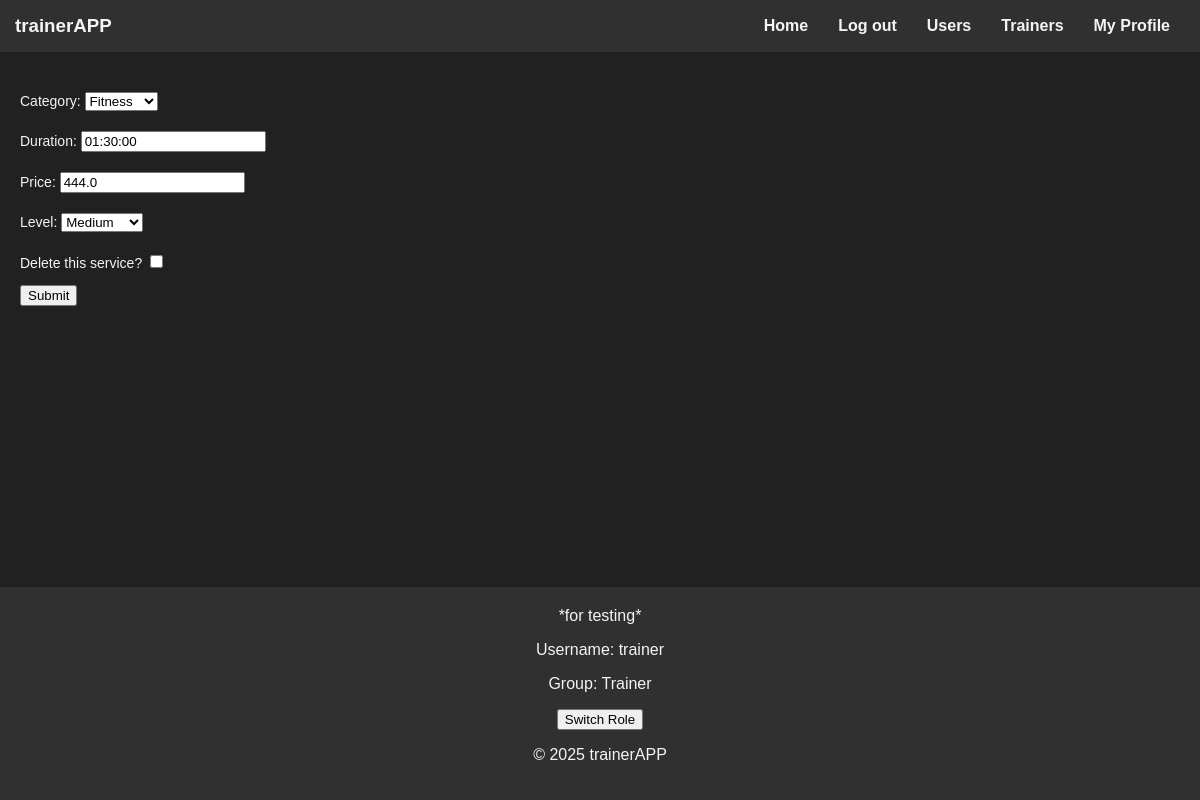
/trainer/13/service/edit/7/ (signed in), run on an earlier commit of the app's database.
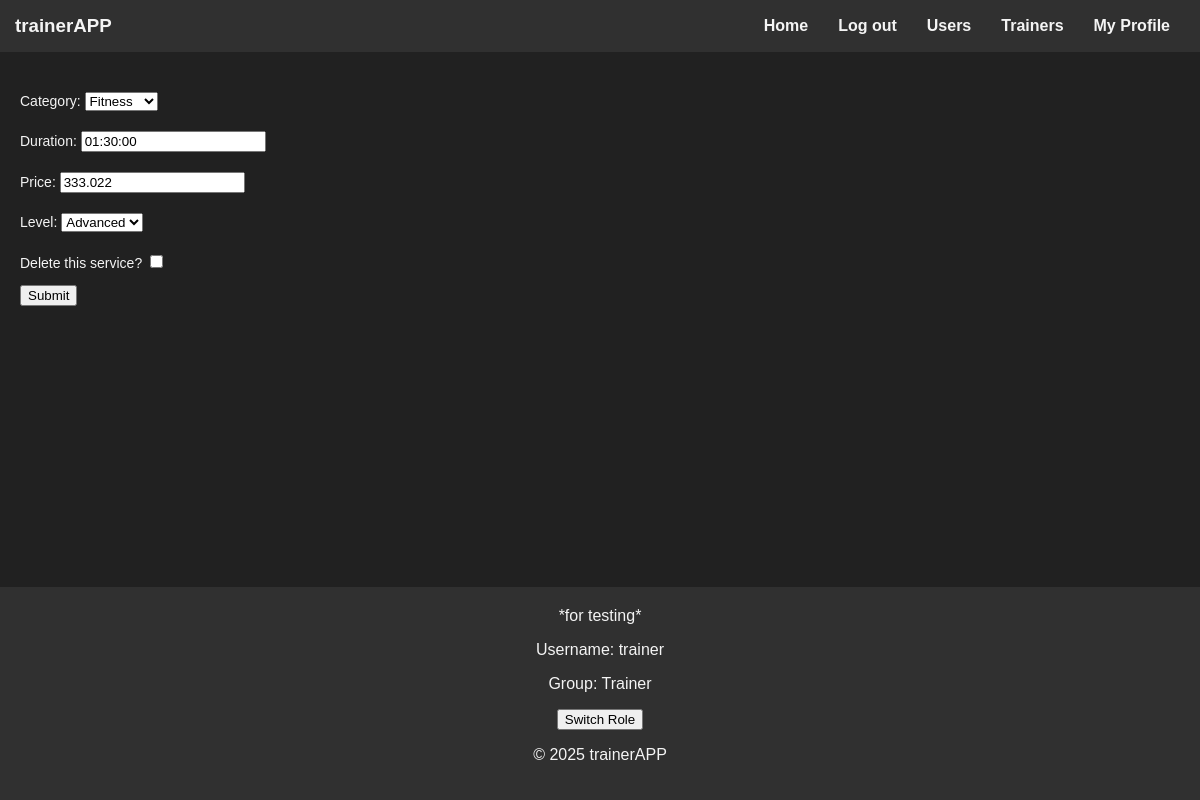
And on a later commit of the database.
### trainer/models.py (models this page shows)
class Service(models.Model):
    LEVEL_CHOICES = [(1, "Novice"),
                     (2, "Medium"),
                     (3, "Advanced"), ]
    category = models.ForeignKey(Category, on_delete=models.CASCADE)
    trainer = models.ForeignKey(User, on_delete=models.CASCADE)
    price = models.FloatField()
    level = models.IntegerField(choices=LEVEL_CHOICES)
    duration = models.DurationField()

### trainer/views.py (the view, shortened to what this page needs)
# urls.py: path("<int:trainer_id>/service/edit/<int:service_id>/", views.edit_trainer_service, name="edit_trainer_service"),
def edit_trainer_service(request, trainer_id, service_id):
    if request.method == "GET":
        if request.user.groups.filter(name="Trainer").exists():
            service = trainer.models.Service.objects.get(id=service_id, trainer=request.user)
            form = EditTrainerService(instance=service)
            return render(request, "edit_services.html", {"form": form,
                                                          "trainer_id": trainer_id,
                                                          "service_id": service_id})

### trainer/forms.py
class EditTrainerService(forms.ModelForm):
    class Meta:
        model = Service
        fields = ["category", "duration", "price", "level", "delete"]
    level = forms.ChoiceField(choices=Service.LEVEL_CHOICES, label="Level")
    delete = forms.BooleanField(required=False, label="Delete this service?")
    def __init__(self, *args, **kwargs):
        super().__init__(*args, **kwargs)
        self.fields["category"].choices = [(cat.id, cat.name) for cat in Category.objects.all()]

### templates/edit_services.html (shortened to what this page needs)
{% extends "base.html" %}
{% block content %}
        <form method="POST" action="{% url 'trainer:edit_trainer_service' trainer_id=trainer_id service_id=service_id %}">
            {{ form.as_p }}
            <button type="submit">Submit</button>
        </form>
{% endblock %}

What changed in the data, as far as the page shows it:
changed Service "Fitness": price "444.0" → "333.022"; level "Medium" → "Advanced"
